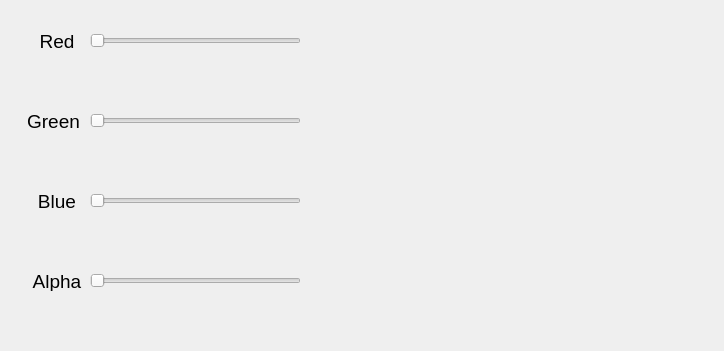
<?xml version="1.0" encoding="UTF-8"?>
<ui version="4.0">
 <class>Widget</class>
 <widget class="QWidget" name="Widget">
  <property name="geometry">
   <rect>
    <x>0</x>
    <y>0</y>
    <width>724</width>
    <height>351</height>
   </rect>
  </property>
  <property name="windowTitle">
   <string>Widget</string>
  </property>
  <widget class="QSlider" name="sliderRed">
   <property name="geometry">
    <rect>
     <x>90</x>
     <y>30</y>
     <width>211</width>
     <height>22</height>
    </rect>
   </property>
   <property name="orientation">
    <enum>Qt::Orientation::Horizontal</enum>
   </property>
  </widget>
  <widget class="QSlider" name="sliderGreen">
   <property name="geometry">
    <rect>
     <x>90</x>
     <y>110</y>
     <width>211</width>
     <height>22</height>
    </rect>
   </property>
   <property name="orientation">
    <enum>Qt::Orientation::Horizontal</enum>
   </property>
  </widget>
  <widget class="QSlider" name="sliderBlue">
   <property name="geometry">
    <rect>
     <x>90</x>
     <y>190</y>
     <width>211</width>
     <height>22</height>
    </rect>
   </property>
   <property name="orientation">
    <enum>Qt::Orientation::Horizontal</enum>
   </property>
  </widget>
  <widget class="QSlider" name="sliderAlpha">
   <property name="geometry">
    <rect>
     <x>90</x>
     <y>270</y>
     <width>211</width>
     <height>22</height>
    </rect>
   </property>
   <property name="orientation">
    <enum>Qt::Orientation::Horizontal</enum>
   </property>
  </widget>
  <widget class="QLabel" name="colorLabel">
   <property name="geometry">
    <rect>
     <x>370</x>
     <y>30</y>
     <width>311</width>
     <height>251</height>
    </rect>
   </property>
   <property name="text">
    <string/>
   </property>
  </widget>
  <widget class="QLabel" name="RedLabel">
   <property name="geometry">
    <rect>
     <x>30</x>
     <y>30</y>
     <width>54</width>
     <height>21</height>
    </rect>
   </property>
   <property name="text">
    <string>&lt;html&gt;&lt;head/&gt;&lt;body&gt;&lt;p align=&quot;center&quot;&gt;&lt;span style=&quot; font-size:14pt;&quot;&gt;Red&lt;/span&gt;&lt;/p&gt;&lt;/body&gt;&lt;/html&gt;</string>
   </property>
  </widget>
  <widget class="QLabel" name="GreenLabel">
   <property name="geometry">
    <rect>
     <x>23</x>
     <y>110</y>
     <width>61</width>
     <height>21</height>
    </rect>
   </property>
   <property name="text">
    <string>&lt;html&gt;&lt;head/&gt;&lt;body&gt;&lt;p align=&quot;center&quot;&gt;&lt;span style=&quot; font-size:14pt;&quot;&gt;Green&lt;/span&gt;&lt;/p&gt;&lt;/body&gt;&lt;/html&gt;</string>
   </property>
  </widget>
  <widget class="QLabel" name="BlueLabel">
   <property name="geometry">
    <rect>
     <x>30</x>
     <y>190</y>
     <width>54</width>
     <height>21</height>
    </rect>
   </property>
   <property name="text">
    <string>&lt;html&gt;&lt;head/&gt;&lt;body&gt;&lt;p align=&quot;center&quot;&gt;&lt;span style=&quot; font-size:14pt;&quot;&gt;Blue&lt;/span&gt;&lt;/p&gt;&lt;/body&gt;&lt;/html&gt;</string>
   </property>
  </widget>
  <widget class="QLabel" name="AlphaLabel">
   <property name="geometry">
    <rect>
     <x>30</x>
     <y>270</y>
     <width>54</width>
     <height>21</height>
    </rect>
   </property>
   <property name="text">
    <string>&lt;html&gt;&lt;head/&gt;&lt;body&gt;&lt;p align=&quot;center&quot;&gt;&lt;span style=&quot; font-size:14pt;&quot;&gt;Alpha&lt;/span&gt;&lt;/p&gt;&lt;/body&gt;&lt;/html&gt;</string>
   </property>
  </widget>
  <widget class="QLabel" name="rgbLabel">
   <property name="geometry">
    <rect>
     <x>430</x>
     <y>310</y>
     <width>261</width>
     <height>31</height>
    </rect>
   </property>
   <property name="styleSheet">
    <string notr="true">font: 14pt &quot;Microsoft YaHei UI&quot;;</string>
   </property>
   <property name="text">
    <string/>
   </property>
  </widget>
 </widget>
 <resources/>
 <connections/>
</ui>
